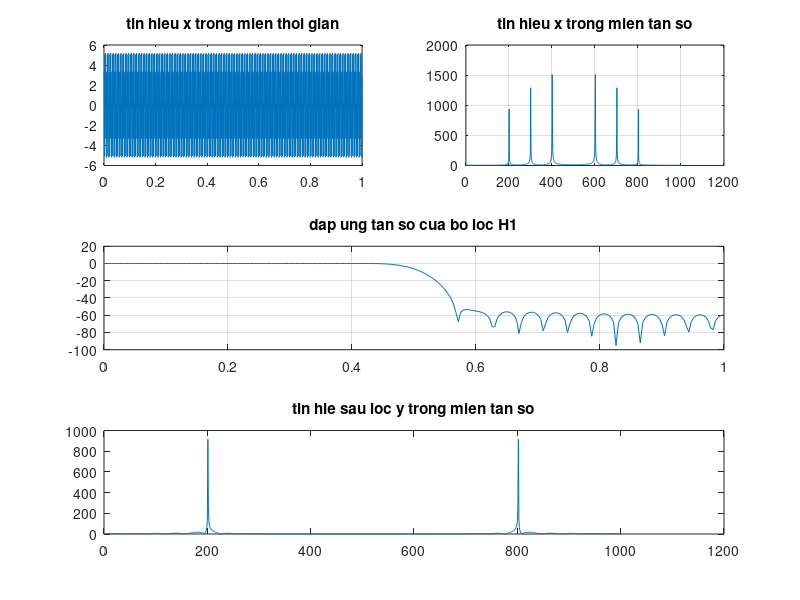

Write MATLAB code to recreate this figure. (Note: this script raises an error after producing the figure.)
f1=200;
f2=300;
f3=400;
Fs=1000;
T=1/Fs;
t=0:T:1;
x1=2*sin(2*pi*f1*t);
x2=3*cos(2*pi*f2*t);
x3=4*sin(2*pi*f3*t);
x=x1+x2+x3;
subplot(321); plot(t,x); title('tin hieu x trong mien thoi gian')
x_fft=fft(x);
subplot(322); plot(abs(x_fft)); grid on;
title('tin hieu x trong mien tan so')

figure (1);
fc=250;
wn=2*fc/Fs; N=50;
b=fir1(N,wn,'low'); w=0:2*pi/511:pi; h1=freqz(b,1,w);
subplot(312); plot(w/pi, (20.*log10(abs(h1))));
title('dap ung tan so cua bo loc H1'); grid on;
y=filter(b,1,x);
y_fft=fft(y); subplot(313); plot(abs(y_fft));
title('tin hie sau loc y trong mien tan so');

figure (2);
fc=250; w_cn=boxcar(50); wn=2*fc*pi/Fs;
hd=thongthap(wn,50); h=hd.*w_cn';
w=0:2*pi/551:pi; h2=freqz(h,1,w);
subplot(311); plot(w/pi, (20.*log10(abs(h2))));
title('Dap ung tan so cua bo boc h2'); grid on;
y=filter(h,1,x);
y_fft=fft(y); subplot(312); plot(abs(y_fft));
title('Tin hieu sau loc y trong mien tan so');